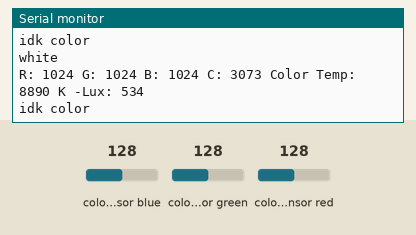
Bench run of a sketch on a simulated Arduino Uno, built with avr-gcc and run on an emulated ATmega328P. On the bench: the last lines printed to the serial monitor. Inputs (shaded band) come from the test bench; at power-on: colour sensor blue 128, colour sensor green 128, colour sensor red 128.

Above: at 1.2 s.
1.3 s: colour sensor blue set to 5
At 1.45 s:
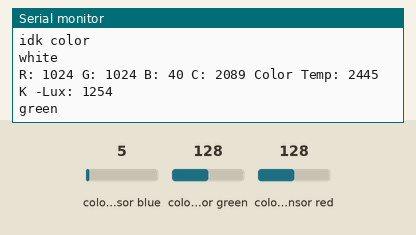
3.0 s: colour sensor green set to 5
At 3.16 s:
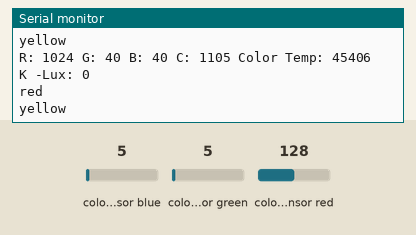
4.5 s: colour sensor red set to 5
At 4.61 s:
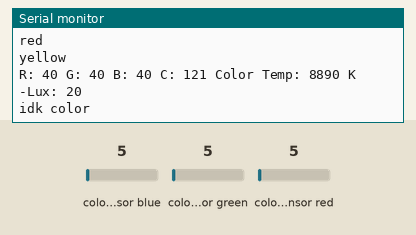
6.1 s: colour sensor blue set to 64
At 6.26 s:
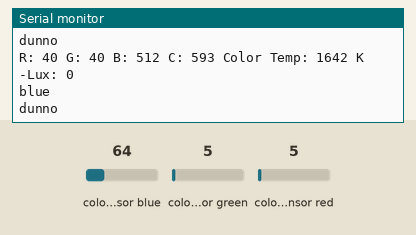
7.7 s: colour sensor green set to 64
At 8.24 s:
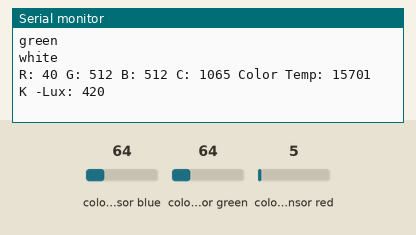
10.7 s: colour sensor red set to 128
At 10.83 s:
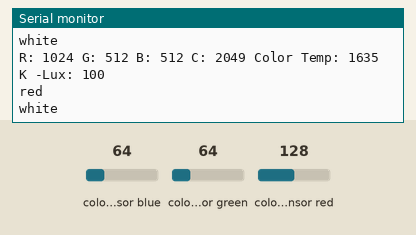
Timing chart, 0 to 13.7 s (numbered marks = the images above; inputs shaded):
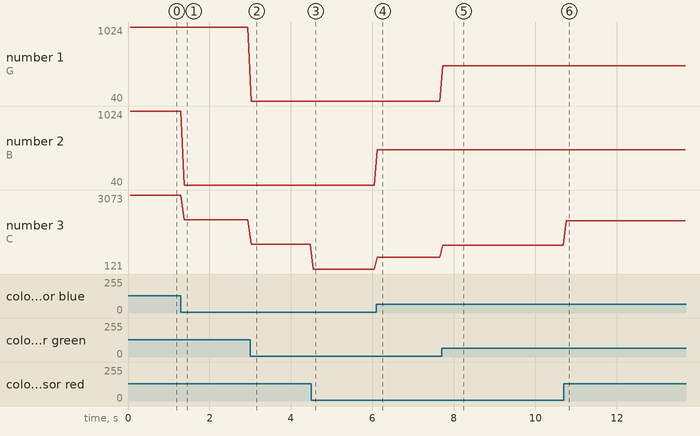

The sketch:

color_sensor_test.ino
```cpp
#include <Wire.h>
#include "Adafruit_TCS34725.h"

Adafruit_TCS34725 tcs = Adafruit_TCS34725(TCS34725_INTEGRATIONTIME_614MS, TCS34725_GAIN_1X);

void setup() {
  // put your setup code here, to run once:
  Serial.begin(9600);

  if (tcs.begin()) {
    Serial.println("found sensor");
  } else {
    Serial.println("no sensor found");
    while (1)
      ;  // end program
  }
}

void loop() {
  // put your main code here, to run repeatedly:
  uint16_t r, g, b, c;
  tcs.getRawData(&r, &g, &b, &c);

  //check for significant color
  int threshold = 50;
  if (c > threshold) {
    //normalize values
    float sum = c;
    float red = r / sum;
    float green = g / sum;
    float blue = b / sum;

    Serial.print("R: "); Serial.print(r); Serial.print(" ");
    Serial.print("G: "); Serial.print(g); Serial.print(" ");
    Serial.print("B: "); Serial.print(b); Serial.print(" ");
    Serial.print("C: "); Serial.print(c); Serial.print(" ");

    //calc colorTemp and lux
    uint16_t colorTemp = tcs.calculateColorTemperature(r, g, b);
    uint16_t lux = tcs.calculateLux(r, g, b);

    Serial.print("Color Temp: "); Serial.print(colorTemp, DEC); Serial.print(" K -");
    Serial.print("Lux: "); Serial.println(lux, DEC);

    // direct against led

    if (r+g+b < 100){ //black
      Serial.println("black");
    } else if (r+g+b > 10000){ //white
      Serial.println("white");
    } else if (r > 1000 && g < 700 && b < 700){ //red
      Serial.println("red");
    } else if (g*1.5 > r+b && r+g+b < 5000){ //green
      Serial.println("green");
    } else if (r+g+b > 500 && b > r && b > g){ //blue
      Serial.println("blue");
    } else if (5000 < r+g+b < 10000 && b*4 < r+g){ //yellow
      Serial.println("yellow");
    } else {
      Serial.println("idk color");
    }


    if (c > 850){
      if (g+b > 850){ //white
        Serial.println("white");
      } else { // yellow
        Serial.println("yellow");
      }
    } else {
      if (c < 400 && c> 300){ // black
        Serial.println("black");
      } else if (g>b*1.5 && g > 200){
        Serial.println("green");
      } else if (r>g*1.5 && r > 200){
        Serial.println("red");
      } else if (r<b && b<g){
        Serial.println("blue");
      } else{
        Serial.println("dunno");
      }
    }


  }

  else {
    Serial.println("no significant color");
  }


}
```

Measured:
- after the input at 1.3 s, the serial monitor: prints a new line after 0.08 s (image 1)
- after the input at 3.0 s, the serial monitor: prints a new line at once (image 2)
- after the input at 4.5 s, the serial monitor: prints a new line after 0.05 s (image 3)
- after the input at 6.1 s, the serial monitor: prints a new line at once (image 4)
- after the input at 7.7 s, the serial monitor: prints a new line at once (image 5)
- after the input at 10.7 s, the serial monitor: prints a new line after 0.06 s (image 6)
- plotted number 2: 1024 → 40 after the input at 1.3 s, 40 → 512 after the input at 6.1 s
- plotted number 3: 3073 → 2089 after the input at 1.3 s, 2089 → 1105 after the input at 3.0 s, 1105 → 121 after the input at 4.5 s, 121 → 593 after the input at 6.1 s, 593 → 1065 after the input at 7.7 s
